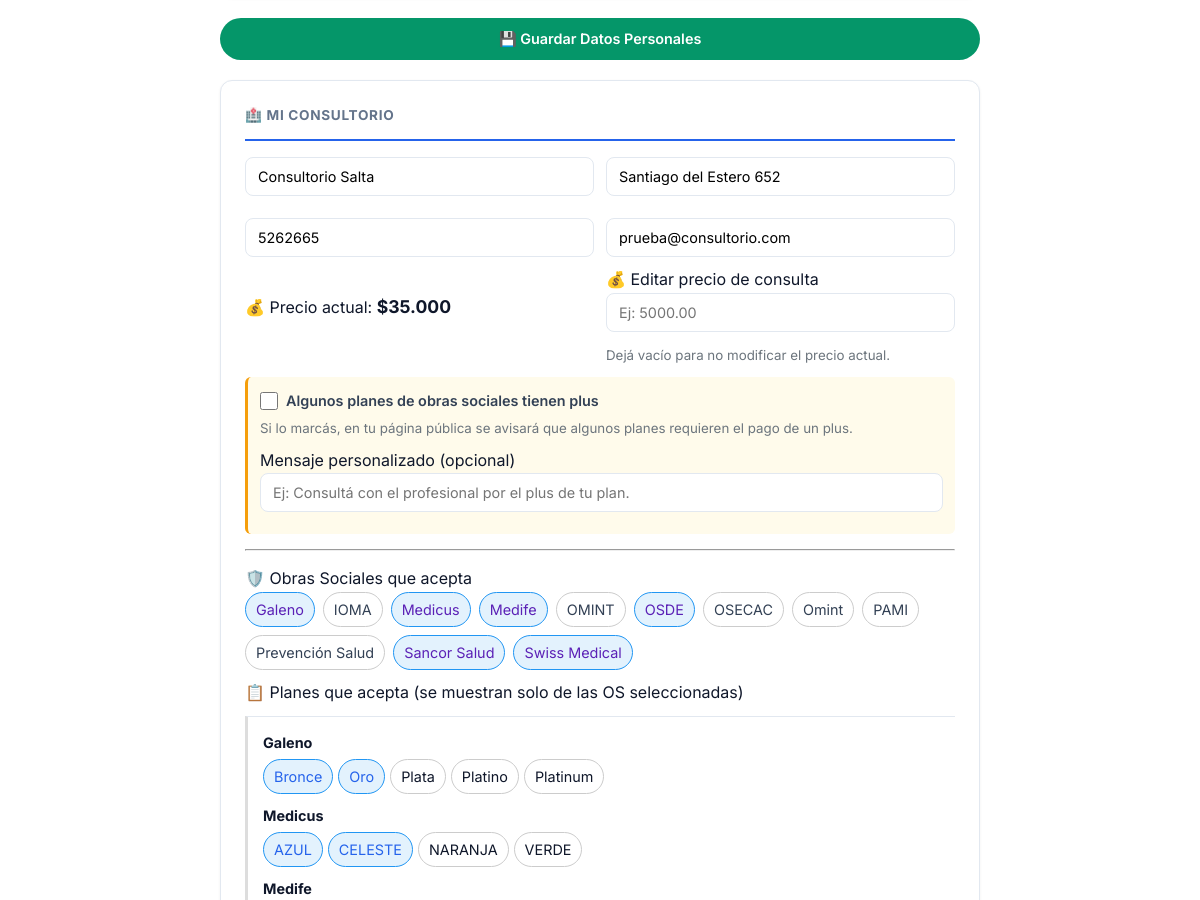
/profesionales/perfil/ (signed in, middle part), run on an earlier commit of the app's database.
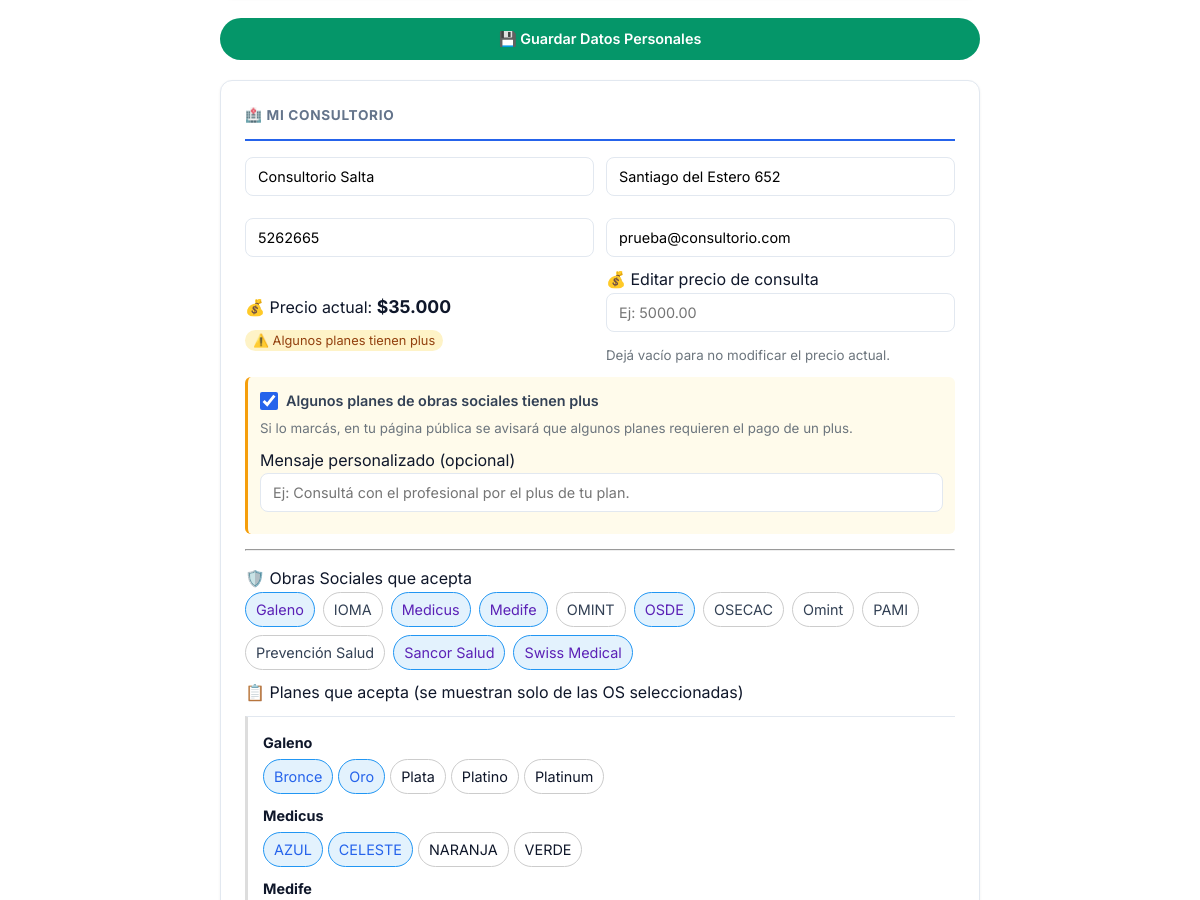
And on a later commit of the database.
### establecimientos/models.py (models this page shows, shortened)
class Establecimiento(ModeloBase):
    nombre = models.CharField(max_length=200, verbose_name='Nombre')
    direccion = models.CharField(max_length=200, verbose_name='Dirección')
    telefono = models.CharField(max_length=20, verbose_name='Teléfono')
    email = models.EmailField(verbose_name='Email')
    cuit = models.CharField(max_length=13, verbose_name='CUIT')
    logo = models.ImageField(upload_to='logos/', blank=True, verbose_name='Logo')
    logo_oscuro = models.ImageField(upload_to='logos/', blank=True, null=True, verbose_name='Logo para Fondo Oscuro')
    class Meta:
        verbose_name = 'Establecimiento'
        verbose_name_plural = 'Establecimientos'

### obras_sociales/models.py (models this page shows, shortened)
class ObraSocial(ModeloBase):
    nombre = models.CharField(max_length=200, verbose_name='Nombre')
    sigla = models.CharField(max_length=20, verbose_name='Sigla')
    telefono = models.CharField(max_length=20, blank=True, verbose_name='Teléfono')
    email = models.EmailField(blank=True, verbose_name='Email')
    activo = models.BooleanField(default=True, verbose_name='Activo')
    class Meta:
        verbose_name = 'Obra Social'
        verbose_name_plural = 'Obras Sociales'
        ordering = ['nombre']

class Plan(ModeloBase):
    obra_social = models.ForeignKey(
        ObraSocial,
        on_delete=models.CASCADE,
        related_name='planes',
        verbose_name='Obra Social'
    )
    nombre = models.CharField(max_length=100, verbose_name='Nombre del Plan')
    requiere_autorizacion = models.BooleanField(
        default=False,
        verbose_name='Requiere Autorización'
    )
    coseguro_fijo = models.DecimalField(
        max_digits=10,
        decimal_places=2,
        default=0,
        verbose_name='Coseguro Fijo'
    )
    coseguro_porcentaje = models.DecimalField(
        max_digits=5,
        decimal_places=2,
        default=0,
        verbose_name='Coseguro (%)'
    )
    tiene_plus = models.BooleanField(
        default=False,
        verbose_name='Requiere pago de plus'
    )
    mensaje_plus = models.CharField(
        max_length=200, blank=True,
        verbose_name='Mensaje de plus (opcional)'
    )
    class Meta:
        verbose_name = 'Plan'
        verbose_name_plural = 'Planes'
        ordering = ['obra_social', 'nombre']

### profesionales/views.py (the view, shortened to what this page needs)
# urls.py: path('perfil/', views.mi_perfil, name='mi_perfil'),
@login_required
def mi_perfil(request):
    if request.user.rol != 'profesional':
        messages.error(request, 'No tenés acceso.')
        return redirect('home')
    profesional = get_object_or_404(Profesional, usuario=request.user)
    cliente_slug = request.session.get('cliente_slug')
    cliente = None
    if cliente_slug:
        try:
            cliente = ClienteSaaS.objects.get(slug=cliente_slug, activo=True)
        except ClienteSaaS.DoesNotExist:
            cliente = None
    if cliente and cliente.tipo == 'consultorio':
        establecimiento_actual = cliente.establecimiento
        if establecimiento_actual not in profesional.establecimientos.all():
            messages.error(request, 'No tenés permisos para este consultorio.')
            return redirect('panel_profesional')
    else:
        establecimiento_actual = profesional.establecimientos.first()
        if not establecimiento_actual:
            messages.error(request, 'No tenés consultorios asignados.')
            return redirect('panel_profesional')
    agenda_actual = Agenda.objects.filter(
        profesional=profesional,
        establecimiento=establecimiento_actual
    ).first()
    establecimiento_actual.precio_agenda = None
    establecimiento_actual.email_contacto_agenda = None
    establecimiento_actual.telefono_contacto_agenda = None
    establecimiento_actual.obras_sociales_agenda_ids = []
    establecimiento_actual.planes_agenda_ids = []
    establecimiento_actual.tiene_plus_agenda = False
    establecimiento_actual.texto_plus_agenda = ''
    if agenda_actual:
        establecimiento_actual.precio_agenda = agenda_actual.precio_particular
        establecimiento_actual.email_contacto_agenda = agenda_actual.email_contacto
        establecimiento_actual.telefono_contacto_agenda = agenda_actual.telefono_contacto
        establecimiento_actual.obras_sociales_agenda_ids = list(
            agenda_actual.obras_sociales.values_list('id', flat=True)
        )
        establecimiento_actual.planes_agenda_ids = list(
            agenda_actual.planes.filter(
                obra_social__in=establecimiento_actual.obras_sociales_agenda_ids
            ).values_list('id', flat=True)
        )
        establecimiento_actual.tiene_plus_agenda = agenda_actual.tiene_plus
        establecimiento_actual.texto_plus_agenda = agenda_actual.texto_plus
    obras_sociales_disponibles = ObraSocial.objects.filter(activo=True).prefetch_related('planes')
    return render(request, 'profesionales/perfil.html', {
        'profesional': profesional,
        'consultorio_actual': establecimiento_actual,
        'obras_sociales_disponibles': obras_sociales_disponibles,
        'agenda_actual': agenda_actual,
    })

### profesionales/templates/profesionales/perfil.html (shortened to what this page needs)
{% extends 'core_app/base.html' %}
{% load static %}
{% load humanize %}
{% block extra_css %}
    <link rel="stylesheet" href="{% static 'css/pages/perfil_profesional.css' %}">
{% endblock %}
{% block content %}
<div class="perfil-page">
    <div class="perfil-container">
        <form method="post" enctype="multipart/form-data">
            <button type="submit" class="btn-guardar btn-guardar-block" style="margin-bottom: 20px;">
                💾 Guardar Datos Personales
            </button>
        </form>
        <form method="post">
            <div class="perfil-card">
                <h3>🏥 Mi Consultorio</h3>
                <div class="perfil-grid-2">
                    <input type="text" name="consultorio_nombre" value="{{ consultorio_actual.nombre }}" placeholder="Nombre del consultorio" class="perfil-input" required>
                    <input type="text" name="consultorio_direccion" value="{{ consultorio_actual.direccion|default:'' }}" placeholder="Dirección" class="perfil-input">
                    <input type="text" name="consultorio_telefono" value="{{ consultorio_actual.telefono|default:'' }}" placeholder="Teléfono" class="perfil-input">
                    <input type="email" name="consultorio_email" value="{{ consultorio_actual.email|default:'' }}" placeholder="Email" class="perfil-input">
                </div>
                <div class="perfil-grid-2">
                    <div>
                        <br>
                        <label class="perfil-label">💰 Precio actual:</label>
                        <span style="font-size:1.1rem; font-weight:bold;">
                            {% if consultorio_actual.precio_agenda %}
                                <span>${{ consultorio_actual.precio_agenda|floatformat:0|intcomma }}</span>
                            {% else %}
                                No definido
                            {% endif %}
                        </span>
                        {% if consultorio_actual.tiene_plus_agenda %}
                            <div style="margin-top:6px;">
                                <span style="background:#fef3c7; color:#92400e; padding:3px 8px; border-radius:12px; font-size:0.8rem;">
                                    ⚠️ Algunos planes tienen plus
                                </span>
                            </div>
                        {% endif %}
                    </div>
                    <div>
                        <label class="perfil-label">💰 Editar precio de consulta</label>
                        <input type="number" name="precio_consultorio" step="0.01" min="0"
                            value="{{ consultorio_actual.precio_agenda|default:'' }}"
                            placeholder="Ej: 5000.00" class="perfil-input">
                        <small style="color:#6c757d;">Dejá vacío para no modificar el precio actual.</small>
                    </div>
                </div>
                <div style="margin-top: 10px; padding: 12px; background:#fffbeb; border-left:3px solid #f59e0b; border-radius:6px;">
                    <label class="perfil-checkbox-label" style="font-weight:600;">
                        <input type="checkbox" name="tiene_plus" {% if consultorio_actual.tiene_plus_agenda %}checked{% endif %}>
                        Algunos planes de obras sociales tienen plus
                    </label>
                    <small style="display:block; color:#6c757d; margin-top:6px;">
                        Si lo marcás, en tu página pública se avisará que algunos planes requieren el pago de un plus.
                    </small>
                    <div style="margin-top:8px;">
                        <label class="perfil-label">Mensaje personalizado (opcional)</label>
                        <input type="text" name="texto_plus"
                            value="{{ consultorio_actual.texto_plus_agenda|default:'' }}"
                            placeholder="Ej: Consultá con el profesional por el plus de tu plan."
                            class="perfil-input">
                    </div>
                </div>
                <hr style="margin: 15px 0;">
                <label class="perfil-label">🛡️ Obras Sociales que acepta</label>
                <div class="obras-sociales-tags">
                    {% for os in obras_sociales_disponibles %}
                        <label class="os-checkbox-label {% if os.id in consultorio_actual.obras_sociales_agenda_ids %}activa{% endif %}">
                            {{ os.nombre }}
                        </label>
                    {% endfor %}
                </div>
                <label class="perfil-label">📋 Planes que acepta (se muestran solo de las OS seleccionadas)</label>
                <div class="planes-container" id="planes-container">
                    {% for os in obras_sociales_disponibles %}
                        <div class="planes-grupo" data-os-id="{{ os.id }}"
                             style="{% if os.id not in consultorio_actual.obras_sociales_agenda_ids %}display:none;{% endif %}">
                            <div class="plan-os-nombre">{{ os.nombre }}</div>
                            <div style="display:flex; flex-wrap:wrap; gap:5px;">
                                {% for plan in os.planes.all %}
                                    <label class="plan-checkbox-label {% if plan.id in consultorio_actual.planes_agenda_ids and os.id in consultorio_actual.obras_sociales_agenda_ids %}activa{% endif %}">
                                        {{ plan.nombre }}
                                    </label>
                                {% endfor %}
                            </div>
                        </div>
                    {% endfor %}
                </div>
            </div>
        </form>
    </div>
</div>
{% endblock %}

### core_app/templates/core_app/base.html (shortened to what this page needs)
<!DOCTYPE html>
<html lang="es">
<head>
    <link rel="stylesheet" href="https://cdnjs.cloudflare.com/ajax/libs/font-awesome/6.4.0/css/all.min.css">
    {% load static %}
    <link rel="stylesheet" href="{% static 'css/core/base.css' %}">
    <link rel="stylesheet" href="{% static 'css/themes/default.css' %}" id="theme-css">
    <link rel="stylesheet" href="{% static 'css/core/layout.css' %}">
    <link rel="stylesheet" href="{% static 'css/core/components.css' %}">
    {% block extra_css %}{% endblock %}
</head>
<body>
    <div class="container">
        {% block content %}{% endblock %}
    </div>
</body>
</html>

What changed in the data, as far as the page shows it:
changed Establecimiento "Consultorio Salta": tiene_plus "☐" → "☑"
Also different on the page:
text now shown: "⚠️ Algunos planes tienen plus"
